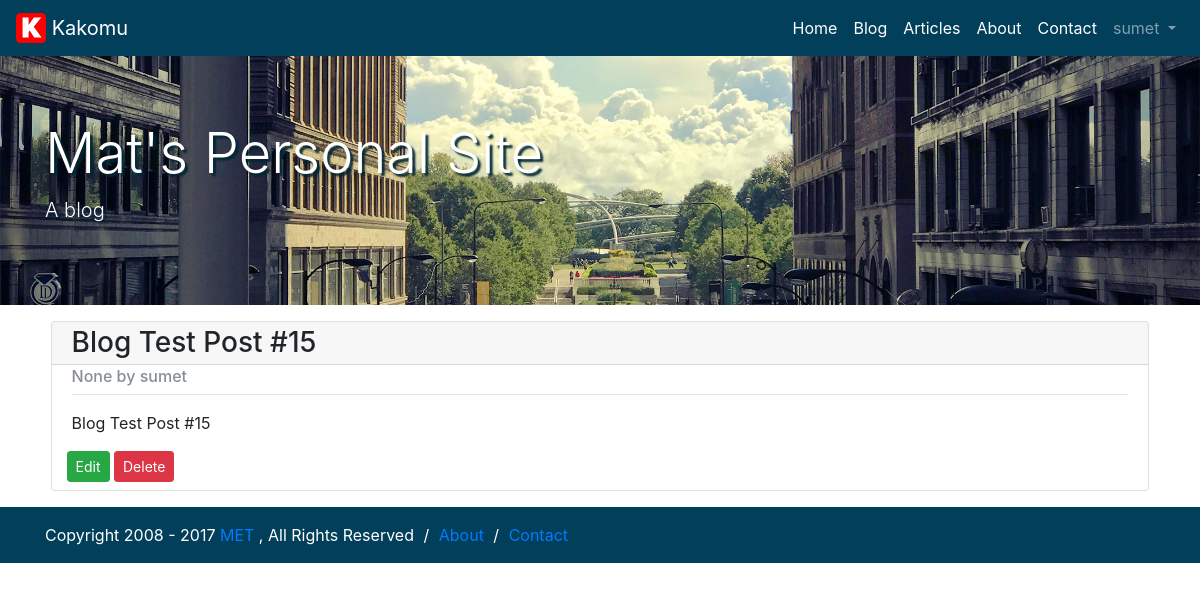
The page /draft/blog-test-post-15 (signed in) on the database its author committed.
### blog/models.py (models this page shows, shortened)
class Post(models.Model):
    CATEGORY_CHOICES = (
        ('A', 'Article'),
        ('B', 'Blog'),
        ('P', 'Permanent Page'),
    )
    title = models.CharField(max_length=1023)
    snippet = models.CharField(max_length=1023, blank=True, null=True) #Only used for previews
    message = models.TextField()
    published_at = models.DateTimeField(blank=True, null=True)
    updated_at = models.DateTimeField(blank=True, null=True)
    created_by = models.ForeignKey(User, null=True, related_name='posts', on_delete=models.SET_NULL)
    updated_by = models.ForeignKey(User, blank=True, null=True, related_name='+', on_delete=models.SET_NULL)
    tags = models.CharField(blank=True, max_length=1023)
    slug = models.SlugField(unique=True)
    published = models.BooleanField()
    category = models.CharField(max_length=1, choices=CATEGORY_CHOICES) #convert to choice between blog and article
    def get_message_as_markdown(self):
        return mark_safe(markdown(self.message))

### blog/views.py (the view)
# urls.py: path('draft/<slug:title>', blog_views.view_draft, name='view_draft'),
@login_required
def view_draft(request, title):
    post = get_object_or_404(Post, slug=title)
    return render(request, 'post.html', {'post': post})

### blog/templatetags/text_filter_tags.py (called while the page is built)
@register.filter
def style_tag(text, args):
    if args is None:
        return False
    arg_list = [arg.strip() for arg in args.split(',')]
    loc = 0
    while True:
        loc = text.find('<' + arg_list[0], loc)
        if loc >= 0:
            end = text.find('>', loc)
            tag = text[loc:end]
            if 'class' not in tag:
                tag = tag.replace('<' + arg_list[0] , '<' + arg_list[0] + ' class=\"' + arg_list[1] + '\"')
                text = text[:loc] + tag + text[end:]
            loc = loc+1
        else:
            break
    return mark_safe(text)

@register.filter
def add_year(text):
    return date.today().year

### templates/post.html (shortened to what this page needs)
{% extends 'base.html' %}
{% load static %}
{% load text_filter_tags %}
{% block content %}
    <div class="card mx-auto mb-3" style="width: 99%;">
        <div class="card-header pt-1 pb-0">
            <h3 class="card-title mb-1">{{post.title}}</h3>
        </div>
        <div class="card-body pt-2 pb-0">
            <h6 class="card-subtitle mb-2 text-muted">{{post.published_at}} by {{post.created_by.username }}</h6>
            <hr class="my-2">
            <p>{{post.get_message_as_markdown|style_tag:'img,img-fluid' }}</p>
        </div>
        {% if post.created_by == user or user.is_superuser %}
            <div class="container mb-2">
                <a class="btn btn-success btn-sm" href="{% url 'edit_post' post.slug%}" role="button">Edit</a>
                <button type="button" class="btn btn-danger btn-sm" data-toggle="modal" data-target="#exampleModal" onclick="setVal('{% url 'delete_post' post.slug%}')">Delete</button>
            </div>
        {% endif %}
    </div>
{% endblock %}

### templates/base.html (shortened to what this page needs)
{% load static %}{% load text_filter_tags %}<!DOCTYPE html>
<html lang="en">
    <head>
        <link href="{% static 'css/bootstrap.min.css' %}" rel="stylesheet">
    </head>
    <body>
        {% block body %}
        <nav class="navbar navbar-expand-lg navbar-dark" style="Background-color: #013f5a">
            <a class="navbar-brand" href="{% url 'home' %}">
                <img src="{% static 'img/K-logo.svg' %}" width="30" height="30" class="d-inline-block align-top">
                Kakomu
            </a>
            <div class="collapse navbar-collapse" id="navbarSupportedContent">
                <ul class="navbar-nav">
                    <li class="nav-item active">
                        <a class="nav-link" href="{% url 'home' %}">
                            Home
                        </a>
                    </li>
                    <li class="nav-item active">
                        <a class="nav-link" href="{% url 'blog_post_list' %}">
                            Blog
                        </a>
                    </li>
                    <li class="nav-item active">
                        <a class="nav-link" href="{% url 'article_post_list' %}">
                            Articles
                        </a>
                    </li>
                    <li class="nav-item active">
                        <a class="nav-link" href="{% url 'about' %}">
                            About
                        </a>
                    </li>
                    <li class="nav-item active">
                        <a class="nav-link" href="{% url 'contact' %}">
                            Contact
                        </a>
                    </li>
                    {% if user.is_authenticated %}
                    <li class="nav-item dropdown">
                        <a class="nav-link dropdown-toggle" href="#" id="navbarAcocuntDropdown" role="button" data-toggle="dropdown" aria-haspopup="true" aria-expanded="false">
                            {{ user.username }}
                        </a>
                    </li>
                    {% endif %}
                </ul>
            </div>
        </nav>
        <div class="jumbotron jumbotron-fluid text-white mb-3" style="background-image: url('{% static 'img/bg-jumbo.jpg' %}'); background-size: cover; background-position: center;">
            <div class="container">
                <h1 class="display-4" style="text-shadow: 3px 3px 2px rgba(1,39,53,0.96) ;">
                    Mat's Personal Site
                </h1>
                <p class="lead" style="text-shadow: 3px 3px 2px rgba(1,39,53,0.96) ;">
                    {% block subtitle %}A blog{% endblock %}
                </p>
            </div>
        </div>
        <div class="container">
            {% block content%}{% endblock%}
        </div>
        <footer style="width: 100%; background-color: #013f5a;">
            <div class="container py-3 text-white">
                <ul class="list-inline my-0">
                    <li class="list-inline-item">
                        Copyright 2008 - {{ year|add_year }}
                        <a href="http://methompson.com">MET</a>
                        , All Rights Reserved
                    </li>
                    <li class="list-inline-item">
                        /
                    </li>
                    <li class="list-inline-item">
                        <a href="#">
                            About
                        </a>
                    </li>
                    <li class="list-inline-item">
                        /
                    </li>
                    <li class="list-inline-item">
                        <a href="#">
                            Contact
                        </a>
                    </li>
                </ul>
            </div>
        </footer>
        {% endblock %}
    </body>
</html>

### rows shown on the page
Post: title "Blog Test Post #15", published_at "None", created_by.username "sumet", get_message_as_markdown|style_tag "Blog Test Post #15"

### other values the page prints
{{ user.username }} "sumet"
{{ year|add_year }} "2017"
